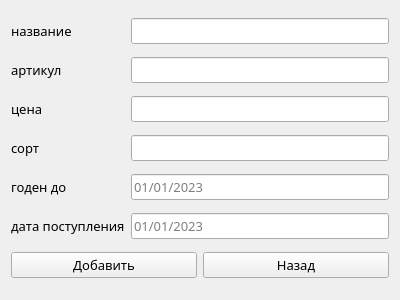
<?xml version="1.0" encoding="UTF-8"?>
<ui version="4.0">
 <class>AddProduct</class>
 <widget class="QWidget" name="AddProduct">
  <property name="geometry">
   <rect>
    <x>0</x>
    <y>0</y>
    <width>400</width>
    <height>300</height>
   </rect>
  </property>
  <property name="windowTitle">
   <string>Добавление товара</string>
  </property>
  <layout class="QGridLayout" name="gridLayout">
   <item row="0" column="1">
    <widget class="QLineEdit" name="name">
     <property name="font">
      <font>
       <family>Microsoft YaHei</family>
       <pointsize>10</pointsize>
      </font>
     </property>
    </widget>
   </item>
   <item row="3" column="1">
    <widget class="QLineEdit" name="kind">
     <property name="font">
      <font>
       <family>Microsoft YaHei</family>
       <pointsize>10</pointsize>
      </font>
     </property>
    </widget>
   </item>
   <item row="5" column="0">
    <widget class="QLabel" name="label">
     <property name="font">
      <font>
       <family>Microsoft YaHei</family>
       <pointsize>10</pointsize>
       <kerning>true</kerning>
      </font>
     </property>
     <property name="text">
      <string>дата поступления</string>
     </property>
    </widget>
   </item>
   <item row="0" column="0">
    <widget class="QLabel" name="label_6">
     <property name="font">
      <font>
       <family>Microsoft YaHei</family>
       <pointsize>10</pointsize>
       <kerning>true</kerning>
      </font>
     </property>
     <property name="text">
      <string>название</string>
     </property>
    </widget>
   </item>
   <item row="3" column="0">
    <widget class="QLabel" name="label_4">
     <property name="font">
      <font>
       <family>Microsoft YaHei</family>
       <pointsize>10</pointsize>
       <kerning>true</kerning>
      </font>
     </property>
     <property name="text">
      <string>сорт</string>
     </property>
    </widget>
   </item>
   <item row="4" column="0">
    <widget class="QLabel" name="label_5">
     <property name="font">
      <font>
       <family>Microsoft YaHei</family>
       <pointsize>10</pointsize>
       <kerning>true</kerning>
      </font>
     </property>
     <property name="text">
      <string>годен до</string>
     </property>
    </widget>
   </item>
   <item row="2" column="1">
    <widget class="QLineEdit" name="cost">
     <property name="font">
      <font>
       <family>Microsoft YaHei</family>
       <pointsize>10</pointsize>
      </font>
     </property>
    </widget>
   </item>
   <item row="1" column="1">
    <widget class="QLineEdit" name="article">
     <property name="font">
      <font>
       <family>Microsoft YaHei</family>
       <pointsize>10</pointsize>
      </font>
     </property>
    </widget>
   </item>
   <item row="4" column="1">
    <widget class="QLineEdit" name="expiry_date">
     <property name="font">
      <font>
       <family>Microsoft YaHei</family>
       <pointsize>10</pointsize>
      </font>
     </property>
     <property name="placeholderText">
      <string>01/01/2023</string>
     </property>
    </widget>
   </item>
   <item row="2" column="0">
    <widget class="QLabel" name="label_3">
     <property name="font">
      <font>
       <family>Microsoft YaHei</family>
       <pointsize>10</pointsize>
       <kerning>true</kerning>
      </font>
     </property>
     <property name="text">
      <string>цена</string>
     </property>
    </widget>
   </item>
   <item row="5" column="1">
    <widget class="QLineEdit" name="receipt_date">
     <property name="font">
      <font>
       <family>Microsoft YaHei</family>
       <pointsize>10</pointsize>
      </font>
     </property>
     <property name="placeholderText">
      <string>01/01/2023</string>
     </property>
    </widget>
   </item>
   <item row="1" column="0">
    <widget class="QLabel" name="label_2">
     <property name="font">
      <font>
       <family>Microsoft YaHei</family>
       <pointsize>10</pointsize>
       <kerning>true</kerning>
      </font>
     </property>
     <property name="text">
      <string>артикул</string>
     </property>
    </widget>
   </item>
   <item row="6" column="0" colspan="2">
    <layout class="QHBoxLayout" name="horizontalLayout">
     <item>
      <widget class="QPushButton" name="add">
       <property name="font">
        <font>
         <family>Microsoft YaHei</family>
         <pointsize>10</pointsize>
        </font>
       </property>
       <property name="text">
        <string>Добавить</string>
       </property>
      </widget>
     </item>
     <item>
      <widget class="QPushButton" name="back">
       <property name="font">
        <font>
         <family>Microsoft YaHei</family>
         <pointsize>10</pointsize>
        </font>
       </property>
       <property name="text">
        <string>Назад</string>
       </property>
      </widget>
     </item>
    </layout>
   </item>
  </layout>
 </widget>
 <resources/>
 <connections/>
</ui>
